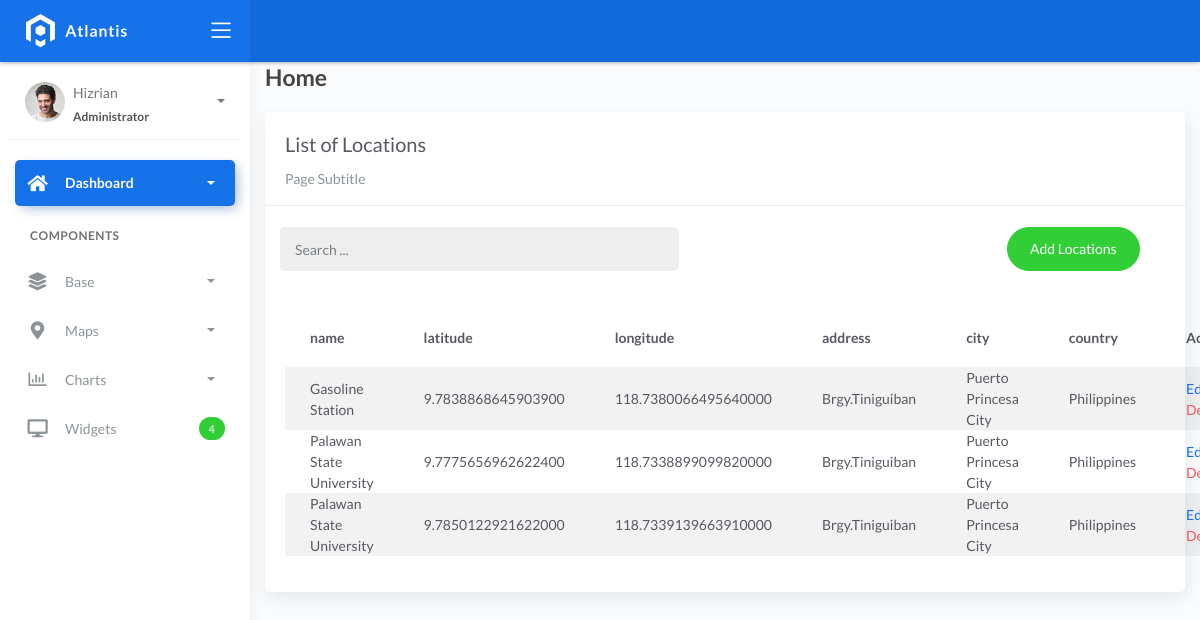
The app's page /Locations_list with its own data.
### fire/models.py (models this page shows)
class BaseModel(models.Model):
    created_at = models.DateTimeField(auto_now_add=True, db_index=True)
    updated_at = models.DateTimeField(auto_now=True)
    class Meta:
        abstract = True

class Locations(BaseModel):
    name = models.CharField(max_length=150)
    latitude = models.DecimalField(
        max_digits=22, decimal_places=16, null=True, blank=True)
    longitude = models.DecimalField(
        max_digits=22, decimal_places=16, null=True, blank=True)
    address = models.CharField(max_length=150)
    city = models.CharField(max_length=150)  # can be in separate table
    country = models.CharField(max_length=150)  # can be in separate table

### fire/views.py (the view)
# urls.py: path('Locations_list', LocationsList.as_view(), name='Locations-list'),
class LocationsList(ListView):
    model = Locations
    context_object_name = 'Locations'
    template_name = 'Locations_list.html'
    paginate_by = 5

### templates/Locations_list.html (shortened to what this page needs)
{% extends 'base.html' %} {% load static %} {% block content %}
<div class="content">
    <div class="container-fluid">
        <h4 class="page-title">Home</h4>
        <div class="row">
            <div class="col-md-12">
                <div class="card">
                    <div class="card-header">
                        <div class="card-title">List of Locations</div>
                        <div class="card-category">Page Subtitle</div>
                    </div>
                    <br>
                        <div class="col-md-12 row">
                            <div class="col-md-6">
                                <form class="navbar-left navbar-form nav-search mr-md-3" action="{% url 'Locations-list' %}">
                                    <div class="input-group">
                                        <input type="text" placeholder="Search ..." class="form-control" name="q">
                                        <div class="input-group-append">
                                        <span class="input-group-text">
                                        </span>
                                        </div>
                                    </div>
                                </form>
                            </div>
                            <div class="col-md-6">
                                <div class="pull-right">
                                    <a href="{% url 'Locations-add' %}" class="btn btn-success btn-rounded">Add Locations</a>
                                </div>
                            </div>
                        </div>
                    <div class="card-body">
                        <table class="table table-striped mt-3">
                            <thead>
                                <tr>
                                    <th scope="col">name</th>
                                    <th scope="col">latitude</th>
                                    <th scope="col">longitude</th>
                                    <th scope="col">address</th>
                                    <th scope="col">city</th>
                                    <th scope="col">country</th>
                                    <th scope="col">Action</th>
                                </tr>
                            </thead>
                            <tbody>
                                {% for object in object_list %}
                                <tr>
                                    <td>{{ object.name }}</td>
                                    <td>{{ object.latitude }}</td>
                                    <td>{{ object.longitude }}</td>
                                    <td>{{ object.address }}</td>
                                    <td>{{ object.city}}</td>
                                    <td>{{ object.country }}</td>
                                    <td>
                                        <a href="Locations_list/{{ object.id }}">Edit</a>
                                        <a href="Locations_list/{{ object.id }}/delete" class="text-danger">Delete</a>
                                    </td>
                                </tr>
                                {% empty %}
                                <tr>
                                    <td colspan="4" style="text-align: center">
                                    <p class="text-sm font-weight-bold mb-0">No Records Found</p>
                                    </td>
                                </tr>
                                {% endfor %}
                            </tbody>
                        </table>
                    </div>
                </div>
            </div>
        </div>
    </div>
</div>
{% endblock %}

### records on screen
Locations: name "Gasoline Station", latitude "9.7838868645903900", longitude "118.7380066495640000", address "Brgy.Tiniguiban", city "Puerto Princesa City", country "Philippines"
Locations: name "Palawan State University", latitude "9.7775656962622400", longitude "118.7338899099820000", address "Brgy.Tiniguiban", city "Puerto Princesa City", country "Philippines"
Locations: name "Palawan State University", latitude "9.7850122921622000", longitude "118.7339139663910000", address "Brgy.Tiniguiban", city "Puerto Princesa City", country "Philippines"
